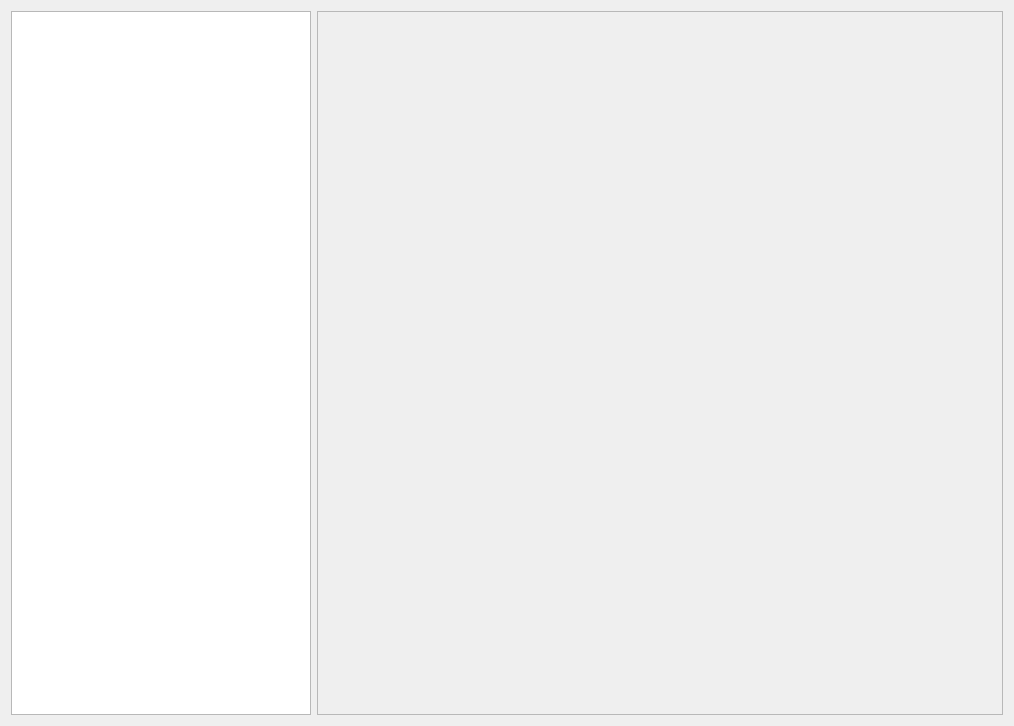
<?xml version="1.0" encoding="UTF-8"?>
<ui version="4.0">
 <class>airunner_settings</class>
 <widget class="QWidget" name="airunner_settings">
  <property name="geometry">
   <rect>
    <x>0</x>
    <y>0</y>
    <width>1014</width>
    <height>726</height>
   </rect>
  </property>
  <property name="windowTitle">
   <string>AI Runner Settings</string>
  </property>
  <layout class="QGridLayout" name="gridLayout">
   <item row="0" column="0">
    <widget class="QTreeView" name="directory">
     <property name="sizePolicy">
      <sizepolicy hsizetype="Minimum" vsizetype="Expanding">
       <horstretch>0</horstretch>
       <verstretch>0</verstretch>
      </sizepolicy>
     </property>
     <property name="minimumSize">
      <size>
       <width>300</width>
       <height>0</height>
      </size>
     </property>
    </widget>
   </item>
   <item row="0" column="1">
    <widget class="QScrollArea" name="preferences">
     <property name="sizePolicy">
      <sizepolicy hsizetype="MinimumExpanding" vsizetype="Expanding">
       <horstretch>0</horstretch>
       <verstretch>0</verstretch>
      </sizepolicy>
     </property>
     <property name="minimumSize">
      <size>
       <width>350</width>
       <height>0</height>
      </size>
     </property>
     <property name="widgetResizable">
      <bool>true</bool>
     </property>
     <widget class="QWidget" name="scrollAreaWidgetContents_2">
      <property name="geometry">
       <rect>
        <x>0</x>
        <y>0</y>
        <width>688</width>
        <height>706</height>
       </rect>
      </property>
     </widget>
    </widget>
   </item>
  </layout>
 </widget>
 <resources/>
 <connections/>
</ui>
